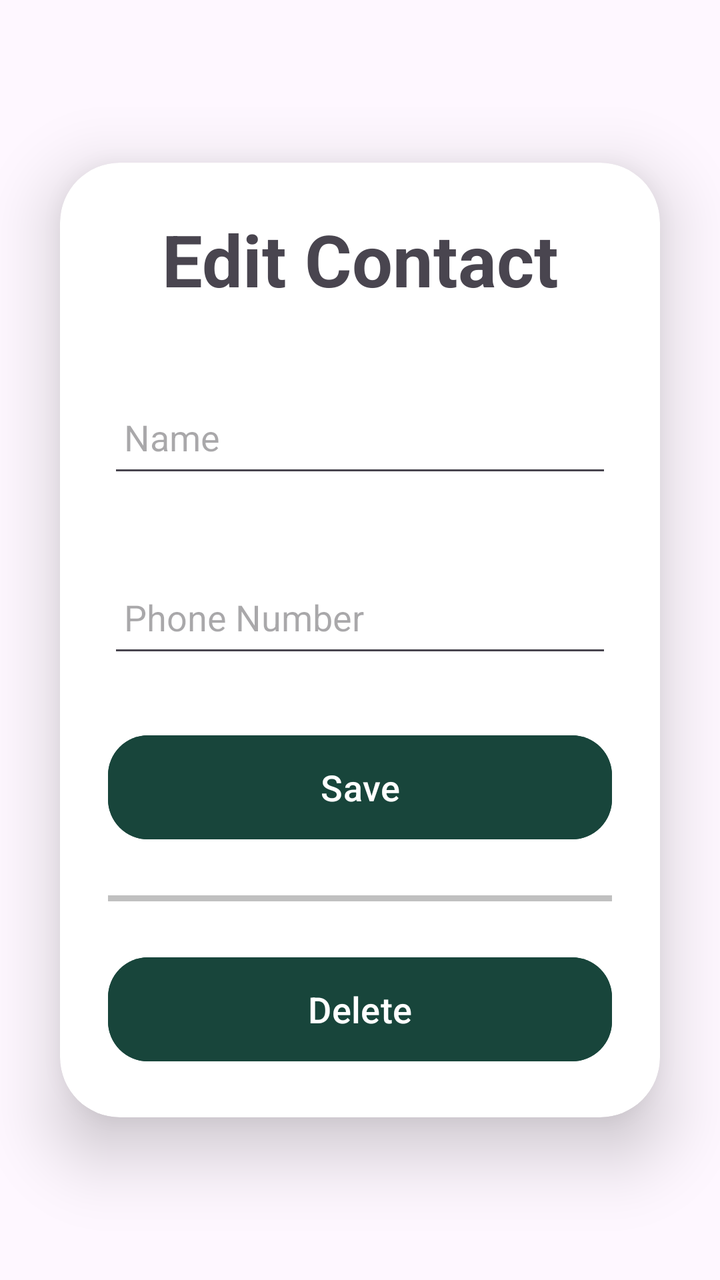
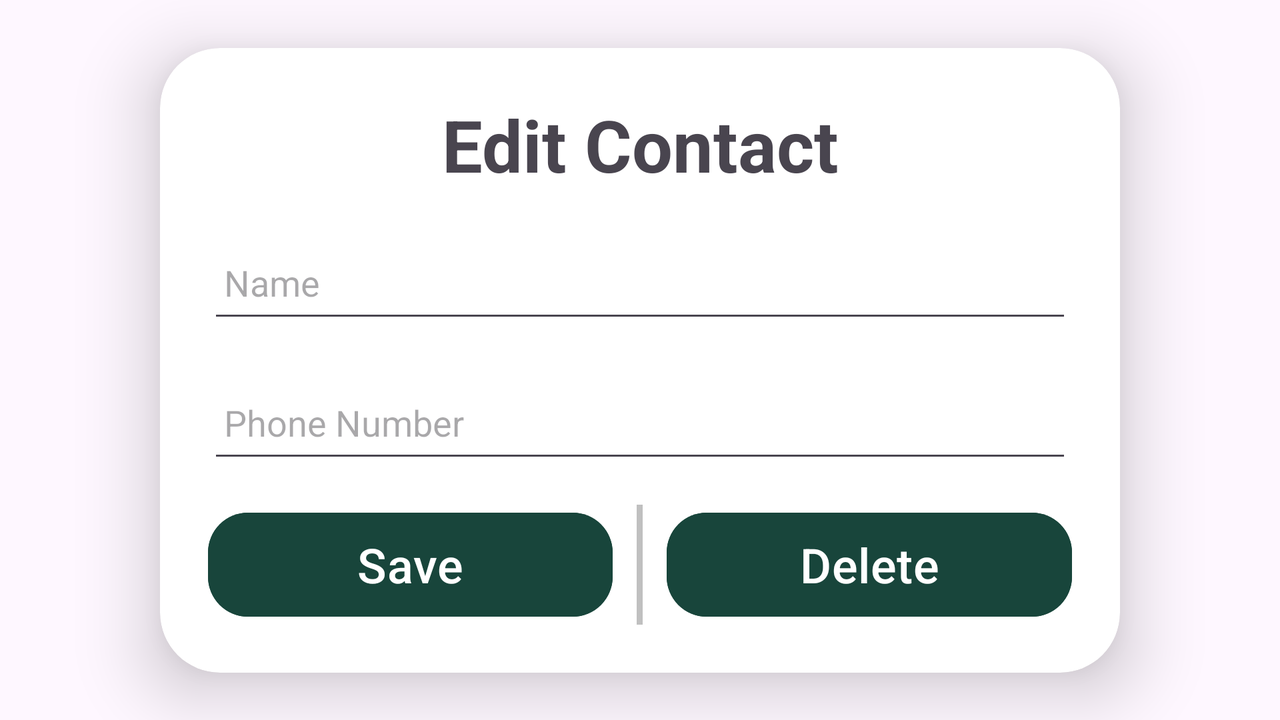

First picture: res/layout/ on a phone held upright. Second picture: the repository's own variant of that layout, on a device whose configuration matches the variant's folder. Source for both follows.
<!-- AndroidManifest.xml: application theme Theme.MSUCompanion -->
<!-- res/layout/activity_edit_or_delete_contact.xml -->
<?xml version="1.0" encoding="utf-8"?>
<LinearLayout
    xmlns:android="http://schemas.android.com/apk/res/android"
    xmlns:app="http://schemas.android.com/apk/res-auto"
    xmlns:tools="http://schemas.android.com/tools"
    android:layout_width="match_parent"
    android:layout_height="match_parent"
    android:orientation="vertical"
    android:gravity="center"
    tools:context=".EditOrDeleteContactActivity">

    <androidx.cardview.widget.CardView
        android:layout_width="match_parent"
        android:layout_height="wrap_content"
        android:layout_margin="30dp"
        app:cardCornerRadius="30dp"
        app:cardElevation="20dp">

        <LinearLayout
            android:layout_width="match_parent"
            android:layout_height="wrap_content"
            android:orientation="vertical"
            android:layout_gravity="center_horizontal"
            android:padding="24dp">

            <TextView
                android:id="@+id/EditContactText"
                android:layout_width="match_parent"
                android:layout_height="wrap_content"
                android:text="@string/editContactText"
                android:textAlignment="center"
                android:textSize="36sp"
                android:textStyle="bold" />

            <EditText
                android:id="@+id/editName"
                android:layout_width="match_parent"
                android:layout_height="50dp"
                android:layout_marginTop="40dp"
                android:autofillHints="name"
                android:drawablePadding="8dp"
                android:hint="@string/contactNameHint"
                android:inputType="text"
                android:padding="8dp"
                android:textColorHighlight="@color/cardview_dark_background" />

            <EditText
                android:id="@+id/editPhone"
                android:layout_width="match_parent"
                android:layout_height="50dp"
                android:layout_marginTop="40dp"
                android:autofillHints="phone"
                android:drawablePadding="8dp"
                android:hint="@string/contactPhoneHint"
                android:inputType="phone"
                android:padding="8dp"
                android:textColorHighlight="@color/cardview_dark_background" />

            <Button
                android:id="@+id/saveButton"
                android:layout_width="match_parent"
                android:layout_height="60dp"
                android:layout_marginTop="30dp"
                android:onClick="onSave"
                android:text="@string/saveText"
                android:textSize="18sp"
                app:cornerRadius="20dp"
                android:textColor="@color/white"
                android:backgroundTint="@color/msu_green"/>

            <View
                android:layout_width="match_parent"
                android:layout_height="3dp"
                android:layout_marginTop="24dp"
                android:background="#c0c0c0" />

            <Button
                android:id="@+id/deleteButton"
                android:layout_width="match_parent"
                android:layout_height="60dp"
                android:layout_marginTop="24dp"
                android:onClick="onDelete"
                android:text="@string/deleteText"
                android:textSize="18sp"
                app:cornerRadius="20dp"
                android:textColor="@color/white"
                android:backgroundTint="@color/msu_green"/>

        </LinearLayout>
    </androidx.cardview.widget.CardView>
</LinearLayout>
<!-- resources referenced by this layout -->
<resources>
  <color name="msu_green">#18453B</color>
  <color name="white">#FFFFFFFF</color>
  <string name="contactNameHint">Name</string>
  <string name="contactPhoneHint">Phone Number</string>
  <string name="deleteText">Delete</string>
  <string name="editContactText">Edit Contact</string>
  <string name="saveText">Save</string>
  <style name="Theme.MSUCompanion" parent="Base.Theme.MSUCompanion" />
  <style name="Base.Theme.MSUCompanion" parent="Theme.Material3.DayNight.NoActionBar">
          
          
      </style>
</resources>
<!-- res/layout-land/activity_edit_or_delete_contact.xml (the repository's variant of the layout above) -->
<!-- drawn on the phone turned sideways -->
<?xml version="1.0" encoding="utf-8"?>
<androidx.constraintlayout.widget.ConstraintLayout
    xmlns:android="http://schemas.android.com/apk/res/android"
    xmlns:app="http://schemas.android.com/apk/res-auto"
    xmlns:tools="http://schemas.android.com/tools"
    android:layout_width="match_parent"
    android:layout_height="match_parent"
    android:gravity="center"
    tools:context=".EditOrDeleteContactActivity">

    <androidx.cardview.widget.CardView
        android:layout_width="0dp"
        android:layout_height="wrap_content"
        android:layout_margin="30dp"
        app:cardCornerRadius="30dp"
        app:cardElevation="20dp"
        app:layout_constraintBottom_toBottomOf="parent"
        app:layout_constraintEnd_toEndOf="parent"
        app:layout_constraintStart_toStartOf="parent"
        app:layout_constraintTop_toTopOf="parent"
        app:layout_constraintWidth_max="480dp">

        <LinearLayout
            android:layout_width="match_parent"
            android:layout_height="wrap_content"
            android:orientation="vertical"
            android:layout_gravity="center_horizontal"
            android:padding="24dp">

            <TextView
                android:id="@+id/EditContactText"
                android:layout_width="match_parent"
                android:layout_height="wrap_content"
                android:text="@string/editContactText"
                android:textAlignment="center"
                android:textSize="36sp"
                android:textStyle="bold" />

            <EditText
                android:id="@+id/editName"
                android:layout_width="match_parent"
                android:layout_height="50dp"
                android:layout_marginTop="20dp"
                android:autofillHints="name"
                android:drawablePadding="8dp"
                android:hint="@string/contactNameHint"
                android:inputType="text"
                android:padding="8dp"
                android:textColorHighlight="@color/cardview_dark_background" />

            <EditText
                android:id="@+id/editPhone"
                android:layout_width="match_parent"
                android:layout_height="50dp"
                android:layout_marginTop="20dp"
                android:autofillHints="phone"
                android:drawablePadding="8dp"
                android:hint="@string/contactPhoneHint"
                android:inputType="phone"
                android:padding="8dp"
                android:textColorHighlight="@color/cardview_dark_background" />

            <LinearLayout
                android:layout_width="match_parent"
                android:layout_height="wrap_content"
                android:layout_marginTop="16dp"
                android:orientation="horizontal"
                android:baselineAligned="false">

                <Button
                    android:id="@+id/saveButton"
                    android:layout_width="0dp"
                    android:layout_height="60dp"
                    android:layout_weight="1"
                    android:onClick="onSave"
                    android:text="@string/saveText"
                    android:textSize="24sp"
                    app:cornerRadius="20dp"
                    android:textColor="@color/white"
                    android:backgroundTint="@color/msu_green"/>

                <View
                    android:layout_width="3dp"
                    android:layout_height="match_parent"
                    android:layout_marginHorizontal="12dp"
                    android:background="#c0c0c0" />

                <Button
                    android:id="@+id/deleteButton"
                    android:layout_width="0dp"
                    android:layout_height="60dp"
                    android:layout_weight="1"
                    android:onClick="onDelete"
                    android:text="@string/deleteText"
                    android:textSize="24sp"
                    app:cornerRadius="20dp"
                    android:textColor="@color/white"
                    android:backgroundTint="@color/msu_green"/>

            </LinearLayout>
        </LinearLayout>
    </androidx.cardview.widget.CardView>
</androidx.constraintlayout.widget.ConstraintLayout>
